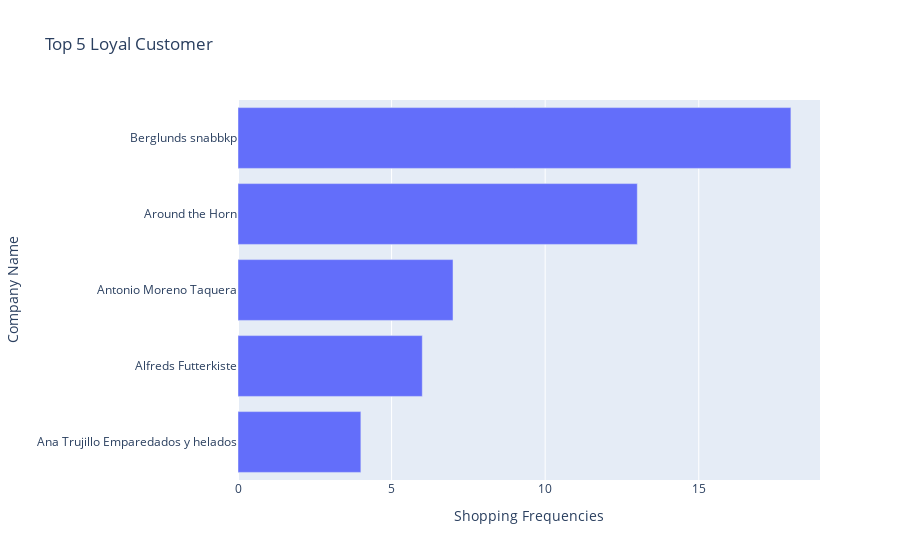

The notebook cell this image was saved under:
### Markdown cell above
- ### **TOP 5 LOYAL COSTUMER BASED ON TOTAL ORDER**
``Total order`` means the number of time the customers ordered.

### Code cell
figLoyalCust = px.bar(dfCust,
                      x=dfCust['ShopFreqs'].head(),
                      y=dfCust['CompanyName'].head(),
                      title='Top 5 Loyal Customer'
                     )
figLoyalCust.update_xaxes(title_text='Shopping Frequencies')
figLoyalCust.update_yaxes(title_text='Company Name')
figLoyalCust.update_layout(yaxis={'categoryorder':'total ascending'})
figLoyalCust.show()

### Figure 1 — Plotly figure (JSON) as saved in the notebook; plotly's stock layout.template omitted (floating-point values rounded to 4 significant figures)
{"data": [{"alignmentgroup": "True", "hovertemplate": "x=%{x}<br>y=%{y}<extra></extra>", "legendgroup": "", "marker": {"color": "#636efa", "pattern": {"shape": ""}}, "name": "", "offsetgroup": "", "orientation": "h", "showlegend": false, "textposition": "auto", "type": "bar", "x": [6, 4, 7, 13, 18], "xaxis": "x", "y": ["Alfreds Futterkiste", "Ana Trujillo Emparedados y helados", "Antonio Moreno Taquera", "Around the Horn", "Berglunds snabbkp"], "yaxis": "y"}], "layout": {"barmode": "relative", "legend": {"tracegroupgap": 0}, "title": {"text": "Top 5 Loyal Customer"}, "xaxis": {"anchor": "y", "domain": [0, 1], "title": {"text": "Shopping Frequencies"}}, "yaxis": {"anchor": "x", "categoryorder": "total ascending", "domain": [0, 1], "title": {"text": "Company Name"}}}}
